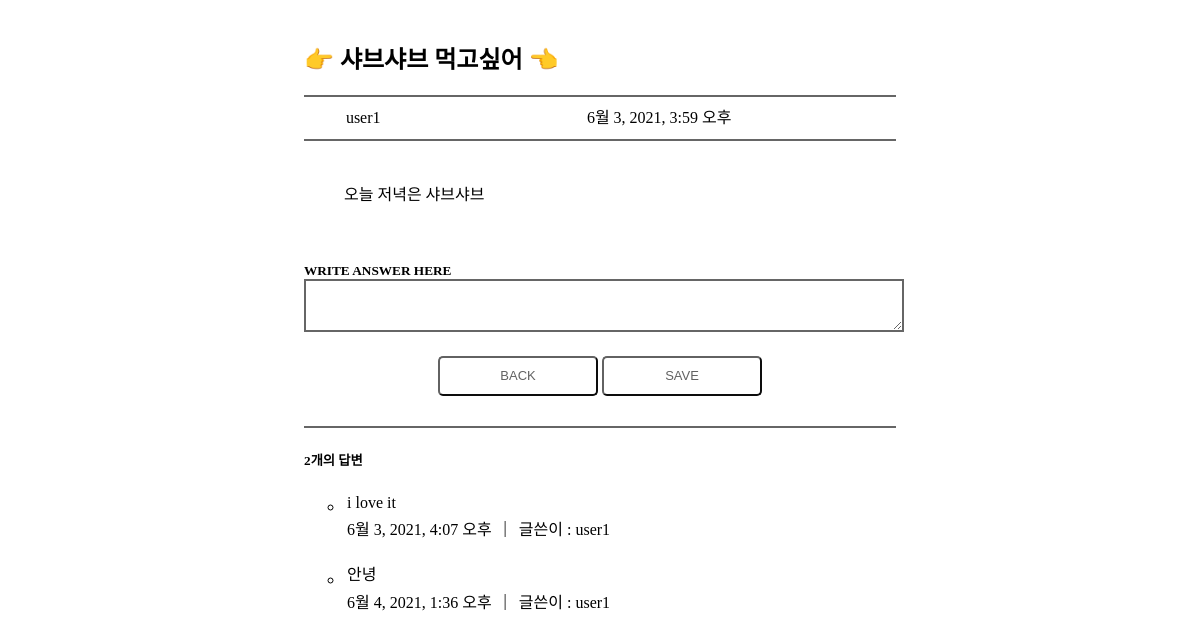
Before: /pybo/310/ with the older database file.
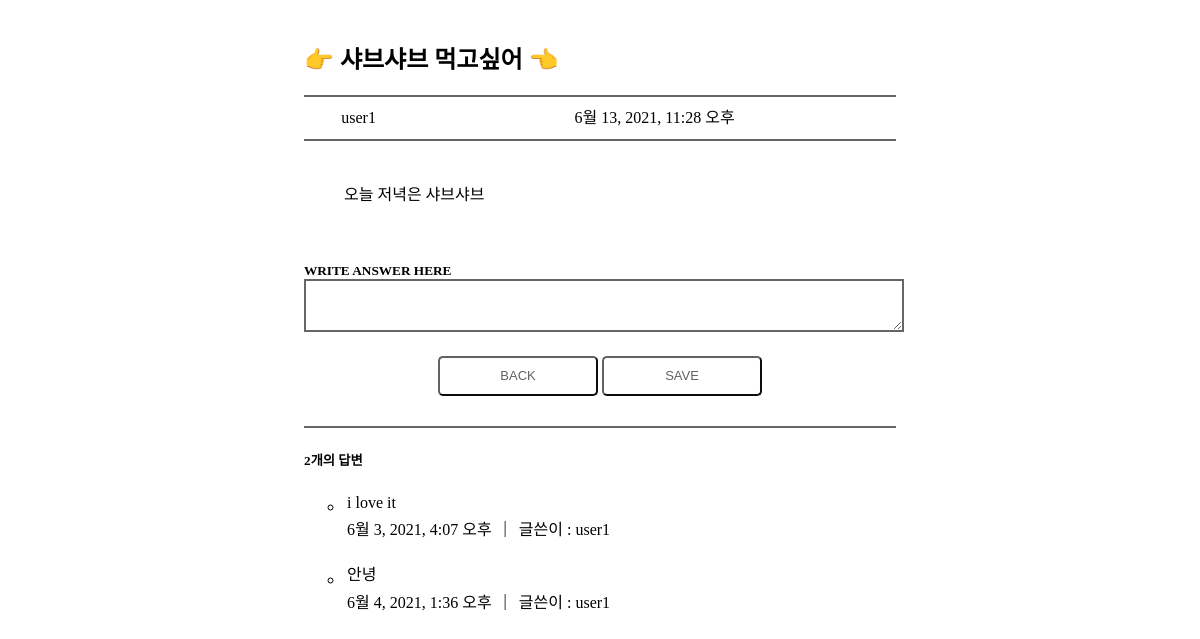
After: the same page with the newer database file.
### pybo/models.py (models this page shows, shortened)
class Question(models.Model):
    subject = models.CharField(max_length=200)
    content = models.TextField()
    create_date = models.DateTimeField()
    author = models.ForeignKey(User, on_delete=models.CASCADE)

### pybo/views.py (the view)
# urls.py: path('<int:question_id>/', views.detail, name='detail'),
def detail(request, question_id):
    question = get_object_or_404(Question, pk=question_id)
    context = {'question': question}
    return render(request, 'pybo/question_detail.html', context)

### templates/pybo/question_detail.html (shortened to what this page needs)
<!DOCTYPE html>
{% load static %}
<html lang="ko">
<head>
    <link rel="stylesheet" type="text/css" href="{% static 'style.css' %}">
</head>
<body>
<div id="question_detail">
    <div id="SC">
        <h2>👉 {{question.subject}} 👈</h2>
    </div>
    <hr>
    <table id="question_information">
            <tr>
                <td>{{ question.author.username }}</td>
                <td>{{ question.create_date }}</td>
            </tr>
    </table>
    <hr>
    <div id="question_content">{{question.content}}</div>
    <br>
    <form action="{% url 'pybo:answer_create' question.id%}" method="post">
        <h5 id="answerComment">WRITE ANSWER HERE</h5>
        <textarea id="answerTextarea" name="content" rows="3"></textarea>
        <div id="answerButton">
            <button type="button" onclick="location.href='{% url 'pybo:index' %}' ">BACK</button>
            <button type="submit">SAVE</button>
        </div>
    </form>
    <hr>
    <h5>{{question.answer_set.count}}개의 답변</h5>
    <div>
        <ul>
            {% for answer in question.answer_set.all %}
            <li id="answer">
                <table>
                    <tr>
                        <td>{{answer.content}}</td>
                    </tr>
                    <tr>
                        <td>{{ answer.create_date }}</td>
                        <td>&nbsp; |  &nbsp;</td>
                        <td>글쓴이 : {{ answer.author.username }}</td>
                    </tr>
                </table>
            </li>
            {% endfor %}
        </ul>
    </div>
</div>
</body>
</html>

Changed rows visible on the page:
changed Question "샤브샤브 먹고싶어": create_date "6월 3, 2021, 3:59 오후" → "6월 13, 2021, 11:28 오후"
